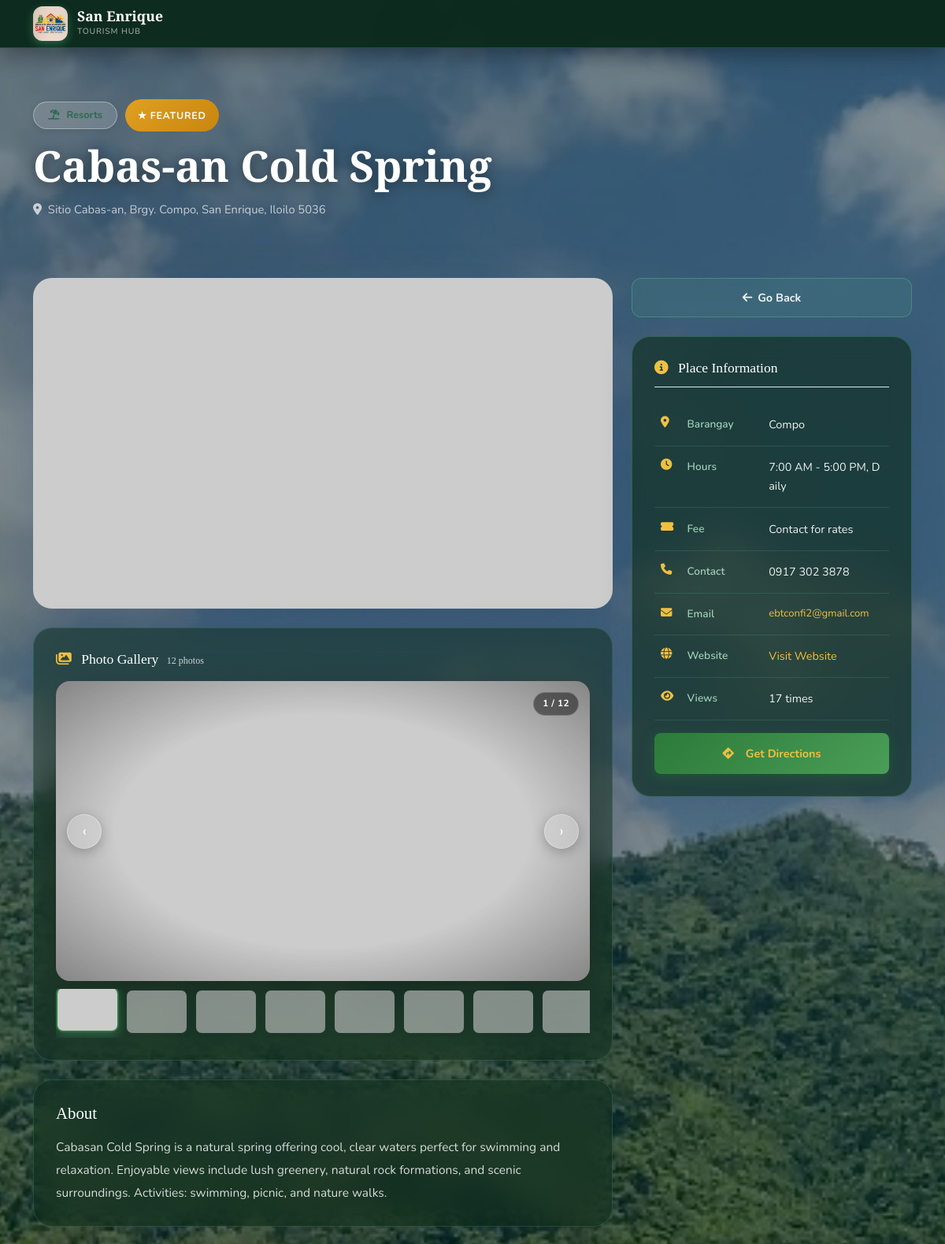
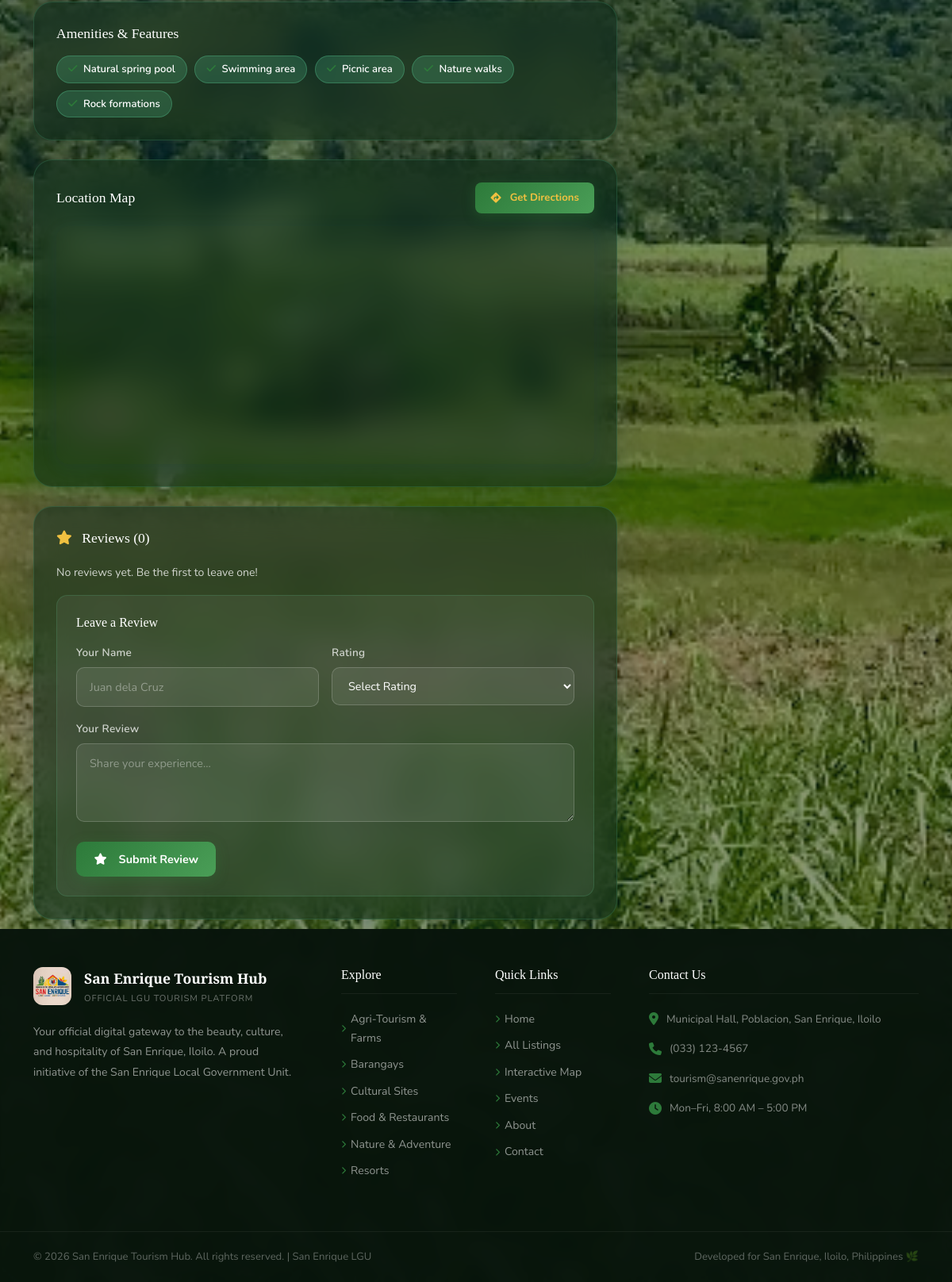
Page /listing.php?slug=cabas-an-cold-spring on the committed database (2 pictures, top to bottom).
### tables this page shows
CREATE TABLE `listings` (
  `id` int(11) NOT NULL AUTO_INCREMENT,
  `category_id` int(11) NOT NULL,
  `name` varchar(200) NOT NULL,
  `slug` varchar(200) NOT NULL,
  `description` text DEFAULT NULL,
  `address` text DEFAULT NULL,
  `barangay` varchar(100) DEFAULT NULL,
  `contact` varchar(100) DEFAULT NULL,
  `email` varchar(150) DEFAULT NULL,
  `website` varchar(255) DEFAULT NULL,
  `latitude` decimal(10,8) DEFAULT NULL,
  `longitude` decimal(11,8) DEFAULT NULL,
  `featured_image` varchar(500) DEFAULT NULL,
  `gallery` text DEFAULT NULL,
  `video` varchar(512) DEFAULT '',
  `operating_hours` varchar(255) DEFAULT NULL,
  `entrance_fee` varchar(100) DEFAULT NULL,
  `amenities` text DEFAULT NULL,
  `distance_from_town` varchar(100) DEFAULT NULL,
  `population` varchar(100) DEFAULT NULL,
  `status` enum('active','inactive','pending') DEFAULT 'active',
  `is_featured` tinyint(1) DEFAULT 0,
  `views` int(11) DEFAULT 0,
  `rating` decimal(3,2) DEFAULT 0.00,
  `created_at` timestamp NULL DEFAULT current_timestamp(),
  `updated_at` timestamp NULL DEFAULT current_timestamp() ON UPDATE current_timestamp(),
  PRIMARY KEY (`id`)
);

CREATE TABLE IF NOT EXISTS categories (
    id INT AUTO_INCREMENT PRIMARY KEY,
    name VARCHAR(100) NOT NULL,
    slug VARCHAR(100) NOT NULL UNIQUE,
    icon VARCHAR(50) DEFAULT 'fas fa-map-marker-alt',
    color VARCHAR(20) DEFAULT '#2d6a4f',
    created_at TIMESTAMP DEFAULT CURRENT_TIMESTAMP
);

### listing.php (the view, shortened to what the rows shown need)
<?php
require_once 'includes/functions.php';
$slug = isset($_GET['slug']) ? sanitize($_GET['slug']) : '';
$listing = getListing($slug);
$categories = getCategories();
?>
<!DOCTYPE html>
<html lang="en">
<head>
  <link rel="stylesheet" href="https://cdnjs.cloudflare.com/ajax/libs/font-awesome/6.4.0/css/all.min.css">
  <link href="https://cdn.jsdelivr.net/npm/bootstrap@5.3.0/dist/css/bootstrap.min.css" rel="stylesheet">
  <link rel="stylesheet" href="assets/css/style.css">
</head>
<body>
  <div class="page-hero">
    <div class="container">
      <div class="d-flex align-items-center flex-wrap" style="gap:0.6rem;margin-bottom:0.25rem;">
        <div class="listing-badge"
          style="color:<?= htmlspecialchars($listing['color']) ?>;background:rgba(255,255,255,0.15);border-radius:100px;padding:6px 18px;font-size:0.8rem;font-weight:700;border:1px solid rgba(255,255,255,0.35);display:inline-flex;align-items:center;backdrop-filter:blur(10px);">
          <i class="<?= htmlspecialchars($listing['icon']) ?> me-1"></i>
          <?= htmlspecialchars($listing['category_name']) ?>
        </div>
        <?php if ($listing['is_featured']): ?>
          <div class="featured-badge">★ FEATURED</div>
        <?php endif; ?>
      </div>
      <h1 class="page-hero-title mt-2"><?= htmlspecialchars($listing['name']) ?></h1>
      <p style="color:rgba(255,255,255,0.7);font-size:0.92rem;margin-top:0.5rem;">
        <i class="fas fa-map-marker-alt me-1"></i> <?= htmlspecialchars($listing['address'] ?: 'San Enrique, Iloilo') ?>
      </p>
    </div>
  </div>
  <div class="container py-5">
    <div class="row g-4">
      <div class="col-lg-8">
        <?php
          $galleryPhotos = json_decode($listing['gallery'] ?? '[]', true) ?: [];
          if (!empty($galleryPhotos)):
          $galleryUrls = array_map(fn($p) => listingImage($p, $listing['name'], 900, 600), $galleryPhotos);
          $total = count($galleryPhotos);
        ?>
        <div class="listing-info-box mb-4">
          <h3 style="font-size:1.1rem;color:var(--primary);margin-bottom:1rem;">
            <i class="fas fa-images me-2" style="color:var(--accent);"></i> Photo Gallery
            <span style="font-size:.75rem;color:var(--text-muted);font-weight:400;margin-left:6px;"><?= $total ?> photo<?= $total!==1?'s':'' ?></span>
          </h3>
          <div class="gc-wrap">
            <div class="gc-stage" id="gcStage" onclick="gcOpenLightbox(gcIdx)">
              <div class="gc-slides" id="gcSlides">
                <?php foreach ($galleryUrls as $i => $url): ?>
                <div class="gc-slide">
                  <img src="<?= htmlspecialchars($url) ?>"
                       alt="<?= htmlspecialchars($listing['name']) ?> photo <?= $i+1 ?>"
                       loading="<?= $i===0?'eager':'lazy' ?>"
                       onerror="this.src='https://placehold.co/900x600/1b4332/fff?text=Photo'">
                </div>
                <?php endforeach; ?>
              </div>
              <?php if ($total > 1): ?>
              <button class="gc-btn prev" onclick="event.stopPropagation();gcGo(gcIdx-1)">&#8249;</button>
              <button class="gc-btn next" onclick="event.stopPropagation();gcGo(gcIdx+1)">&#8250;</button>
              <?php endif; ?>
              <div class="gc-counter" id="gcCounter">1 / <?= $total ?></div>
            </div>
            <?php if ($total > 1): ?>
            <div class="gc-thumbs" id="gcThumbs">
              <?php foreach ($galleryUrls as $i => $url): ?>
              <div class="gc-thumb <?= $i===0?'active':'' ?>" id="gcThumb<?= $i ?>" onclick="gcGo(<?= $i ?>)">
                <img src="<?= htmlspecialchars($url) ?>"
                     alt="thumb <?= $i+1 ?>"
                     loading="lazy"
                     onerror="this.src='https://placehold.co/80x58/1b4332/fff?text=<?= $i+1 ?>'">
              </div>
              <?php endforeach; ?>
            </div>
            <?php endif; ?>
          </div>
        </div>
        <?php endif; ?>
        <?php
        function publicCleanRichContent(string $html): string {
          $html = preg_replace('#</?o:[^>]*>#i', '', $html);
          $html = preg_replace('#<font[^>]*>(.*?)</font>#is', '$1', $html);
          $html = preg_replace('/\s*color\s*:\s*[^;"\s][^;"]*;?/i', '', $html);
          $html = preg_replace('/\s*background-color\s*:\s*[^;"\s][^;"]*;?/i', '', $html);
          $html = preg_replace('/\s+class="[^"]*Mso[^"]*"/i', '', $html);
          $html = preg_replace('/\s+lang="[^"]*"/i', '', $html);
          $html = preg_replace('/\bmso-[^;"\s][^;"]*;?\s*/i', '', $html);
          $html = preg_replace('/\s*font-size\s*:\s*[^;"\s][^;"]*;?/i', '', $html);
          $html = preg_replace('/\s+style="\s*"/i', '', $html);
          $html = preg_replace('/\s+color="[^"]*"/i', '', $html);
          $html = preg_replace('#<span\s*>([^<]*)</span>#i', '$1', $html);
          $html = preg_replace('/(\s*&nbsp;\s*)+/', ' ', $html);
          $html = preg_replace('#<p[^>]*>\s*</p>#i', '', $html);
          $allowed = '<p><br><b><strong><i><em><u><ul><ol><li><div><h1><h2><h3><h4><span><blockquote>';
          $html = strip_tags($html, $allowed);
          return trim($html);
        }
        $pubDesc = publicCleanRichContent($listing['description'] ?? '');
        ?>
        <div class="listing-info-box mb-4">
          <h3 style="font-size:1.3rem;color:var(--primary);margin-bottom:1rem;">About</h3>
          <div class="listing-rich-desc">
            <?php if ($pubDesc): ?>
              <?= $pubDesc ?>
            <?php else: ?>
              <p style="color:var(--text-muted);">No description available.</p>
            <?php endif; ?>
          </div>
        </div>
        <?php if ($listing['amenities']): ?>
          <div class="listing-info-box mb-4">
            <div style="display:flex;flex-wrap:wrap;gap:0.6rem;">
              <?php foreach (explode(',', $listing['amenities']) as $amenity): ?>
                <span
                  style="background:var(--accent-pale);color:var(--primary);padding:5px 14px;border-radius:100px;font-size:0.82rem;font-weight:600;">
                  <i class="fas fa-check me-1" style="color:var(--accent);"></i>
                  <?= htmlspecialchars(trim($amenity)) ?>
                </span>
              <?php endforeach; ?>
            </div>
          </div>
        <?php endif; ?>
      </div>
      <div class="col-lg-4">
        <div class="listing-info-box mb-4" style="position:sticky;top:90px;">
          <?php if ($listing['barangay']): ?>
            <div class="info-row">
              <i class="fas fa-map-marker-alt ir-icon"></i>
              <div class="ir-label">Barangay</div>
              <div class="ir-value"><?= htmlspecialchars($listing['barangay']) ?></div>
            </div>
          <?php endif; ?>
          <?php if ($listing['operating_hours']): ?>
            <div class="info-row">
              <i class="fas fa-clock ir-icon"></i>
              <div class="ir-label">Hours</div>
              <div class="ir-value"><?= htmlspecialchars($listing['operating_hours']) ?></div>
            </div>
          <?php endif; ?>
          <?php if ($listing['entrance_fee']): ?>
            <div class="info-row">
              <i class="fas fa-ticket-alt ir-icon"></i>
              <div class="ir-label">Fee</div>
              <div class="ir-value"><?= htmlspecialchars($listing['entrance_fee']) ?></div>
            </div>
          <?php endif; ?>
          <?php if ($listing['contact']): ?>
            <div class="info-row">
              <i class="fas fa-phone ir-icon"></i>
              <div class="ir-label">Contact</div>
              <div class="ir-value"><?= htmlspecialchars($listing['contact']) ?></div>
            </div>
          <?php endif; ?>
          <?php if ($listing['email']): ?>
            <div class="info-row" style="align-items:flex-start;">
              <i class="fas fa-envelope ir-icon" style="margin-top:3px;"></i>
              <div class="ir-label">Email</div>
              <div class="ir-value" style="word-break:break-all;overflow-wrap:anywhere;min-width:0;font-size:0.82rem;"><a
                  href="mailto:<?= htmlspecialchars($listing['email']) ?>"
                  style="color:var(--primary-mid);"><?= htmlspecialchars($listing['email']) ?></a></div>
            </div>
          <?php endif; ?>
          <div class="info-row">
            <i class="fas fa-eye ir-icon"></i>
            <div class="ir-label">Views</div>
            <div class="ir-value"><?= number_format($listing['views']) ?> times</div>
          </div>
        </div>
      </div>
    </div>
  </div>
  <footer class="footer-main">
    <div class="container">
      <div class="row g-5">
        <div class="col-6 col-lg-2">
          <ul class="footer-links">
            <?php foreach ($categories as $cat): ?>
              <li><a href="explore.php?category=<?= htmlspecialchars($cat['slug']) ?>"><i
                    class="fas fa-chevron-right"></i> <?= htmlspecialchars($cat['name']) ?></a></li>
            <?php endforeach; ?>
          </ul>
        </div>
      </div>
    </div>
  </footer>
</body>
</html>

### rows in the picture
listings: category.name "Resorts", name "Cabas-an Cold Spring", address "Sitio Cabas-an, Brgy. Compo, San Enrique, Iloilo 5036", gallery "12", description "Cabasan Cold Spring is a natural spring offering cool, clear waters perfect for swimming and relaxation. Enjoyable views include lush greenery, natural rock formations, and scenic surroundings. Activities: swimming, picnic, and nature walks.", amenities "Natural spring pool", amenities "Swimming area", amenities "Picnic area", amenities "Nature walks", amenities "Rock formations", barangay "Compo", operating_hours "7:00 AM - 5:00 PM, Daily", entrance_fee "Contact for rates", contact "0917 302 3878", email "ebtconfi2@gmail.com", views "17"
categories: name "Agri-Tourism & Farms"
categories: name "Barangays"
categories: name "Cultural Sites"
categories: name "Food & Restaurants"
categories: name "Nature & Adventure"
categories: name "Resorts"

### other values in the picture
count($reviews) "0"
